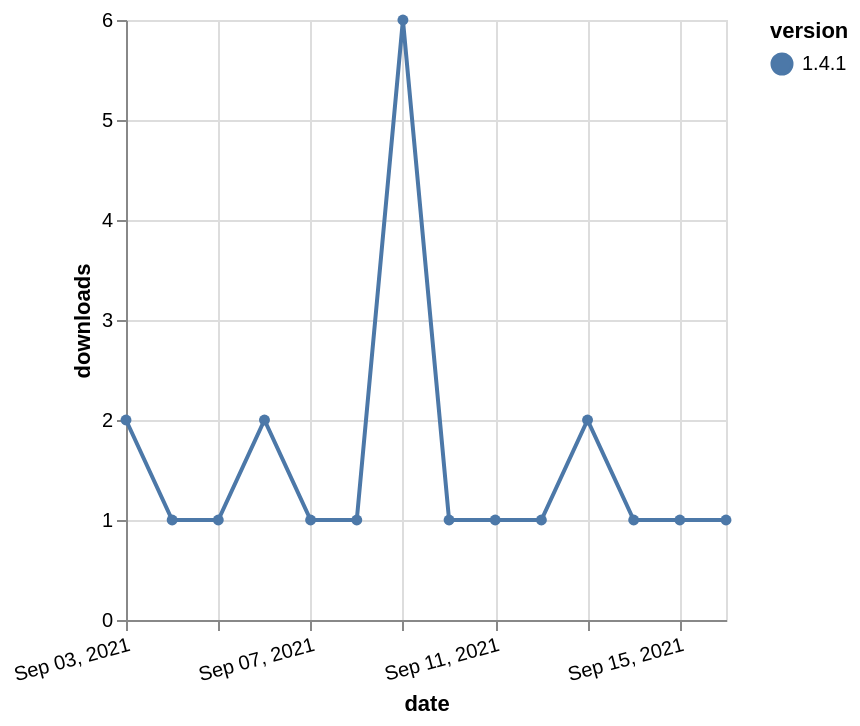

The specification (Vega-Lite) saved for this image:
### Vega-Lite specification from a JSON file in a GitHub repository (floating-point values rounded to 4 significant figures)
{"$schema": "https://vega.github.io/schema/vega-lite/v5.json", "description": "A simple bar chart with embedded data.", "data": {"values": [{"date": "2021-09-03", "total": 560, "delta": 2, "version": "1.4.1"}, {"date": "2021-09-04", "total": 561, "delta": 1, "version": "1.4.1"}, {"date": "2021-09-05", "total": 562, "delta": 1, "version": "1.4.1"}, {"date": "2021-09-06", "total": 564, "delta": 2, "version": "1.4.1"}, {"date": "2021-09-07", "total": 565, "delta": 1, "version": "1.4.1"}, {"date": "2021-09-08", "total": 566, "delta": 1, "version": "1.4.1"}, {"date": "2021-09-09", "total": 572, "delta": 6, "version": "1.4.1"}, {"date": "2021-09-10", "total": 573, "delta": 1, "version": "1.4.1"}, {"date": "2021-09-11", "total": 574, "delta": 1, "version": "1.4.1"}, {"date": "2021-09-12", "total": 575, "delta": 1, "version": "1.4.1"}, {"date": "2021-09-13", "total": 577, "delta": 2, "version": "1.4.1"}, {"date": "2021-09-14", "total": 578, "delta": 1, "version": "1.4.1"}, {"date": "2021-09-15", "total": 579, "delta": 1, "version": "1.4.1"}, {"date": "2021-09-16", "total": 580, "delta": 1, "version": "1.4.1"}]}, "width": "container", "mark": {"type": "line", "point": {"filled": true}}, "encoding": {"x": {"field": "date", "type": "temporal", "timeUnit": "yearmonthdate", "title": "date", "axis": {"labelAngle": -15}}, "y": {"field": "delta", "type": "quantitative", "title": "downloads"}, "color": {"field": "version", "type": "nominal"}, "tooltip": {"field": "delta"}}}
